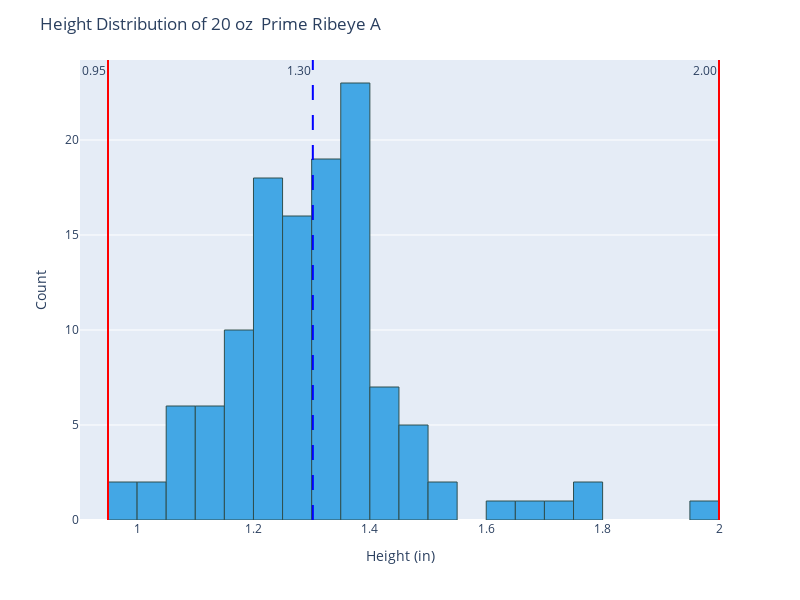

Here is the notebook cell this chart was saved with:
### Code cell
generate_histogram(product_sample, engine, 'height')

### Figure 1 — Plotly figure (JSON) as saved in the notebook; plotly's stock layout.template omitted (floating-point values rounded to 4 significant figures)
{"data": [{"alignmentgroup": "True", "bingroup": "x", "hovertemplate": "measured_height=%{x}<br>count=%{y}<extra></extra>", "legendgroup": "", "marker": {"color": "#43A7E5", "line": {"color": "DarkSlateGrey", "width": 1}, "pattern": {"shape": ""}}, "name": "", "nbinsx": 40, "offsetgroup": "", "orientation": "v", "showlegend": false, "type": "histogram", "x": [1.486, 1.087, 1.079, 1.35, 1.726, 1.43, 1.189, 1.31, 1.207, 1.353, 1.019, 1.394, 1.179, 1.389, 1.293, 1.324, 1.436, 1.206, 1.383, 1.06, 1.241, 1.24, 1.388, 1.212, 1.328, 1.233, 1.378, 1.214, 1.313, 1.201, 1.507, 1.332, 1.321, 1.413, 1.353, 1.349, 1.365, 1.321, 1.663, 1.296, 1.958, 1.34, 1.275, 1.213, 1.152, 1.213, 1.216, 1.289, 1.377, 1.761, 1.251, 1.37, 1.272, 1.334, 1.101, 1.353, 1.45, 1.393, 1.347, 1.455, 1.25, 1.415, 1.351, 1.251, 1.3, 1.333, 1.758, 1.388, 1.261, 1.23, 1.064, 1.245, 1.072, 1.246, 1.183, 1.347, 1.254, 1.114, 1.229, 1.355, 1.112, 1.022, 1.253, 1.255, 1.356, 1.367, 1.291, 1.197, 1.373, 1.148, 1.451, 1.143, 1.284, 1.354, 1.121, 1.439, 1.194, 1.504, 1.068, 1.398, 1.345, 1.42, 1.492, 1.303, 1.315, 1.31, 1.275, 1.21, 1.353, 1.345, 0.9671, 1.322, 1.221, 1.157, 1.389, 1.196, 1.161, 1.195, 1.431, 1.604, 1.248, 0.9775], "xaxis": "x", "yaxis": "y"}], "layout": {"annotations": [{"showarrow": false, "text": "0.95", "x": 0.95, "xanchor": "right", "xref": "x", "y": 1, "yanchor": "top", "yref": "y domain"}, {"showarrow": false, "text": "2.00", "x": 2, "xanchor": "right", "xref": "x", "y": 1, "yanchor": "top", "yref": "y domain"}, {"showarrow": false, "text": "1.30", "x": 1.302, "xanchor": "right", "xref": "x", "y": 1, "yanchor": "top", "yref": "y domain"}], "barmode": "relative", "height": 600, "legend": {"tracegroupgap": 0}, "margin": {"t": 60}, "shapes": [{"line": {"color": "red", "dash": "solid"}, "type": "line", "x0": 0.95, "x1": 0.95, "xref": "x", "y0": 0, "y1": 1, "yref": "y domain"}, {"line": {"color": "red", "dash": "solid"}, "type": "line", "x0": 2, "x1": 2, "xref": "x", "y0": 0, "y1": 1, "yref": "y domain"}, {"line": {"color": "blue", "dash": "longdash"}, "type": "line", "x0": 1.302, "x1": 1.302, "xref": "x", "y0": 0, "y1": 1, "yref": "y domain"}], "title": {"text": "Height Distribution of 20 oz  Prime Ribeye A"}, "width": 800, "xaxis": {"anchor": "y", "domain": [0, 1], "title": {"text": "Height (in)"}}, "yaxis": {"anchor": "x", "domain": [0, 1], "title": {"text": "Count"}}}}
